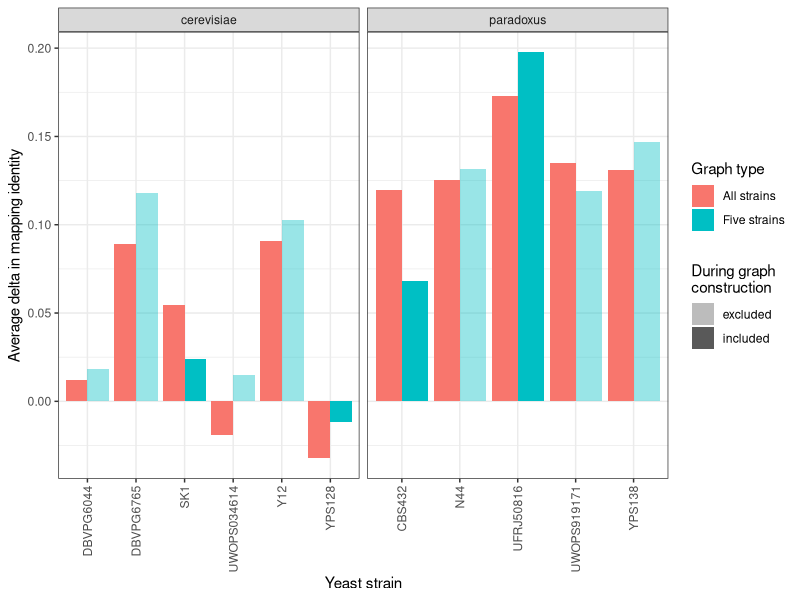
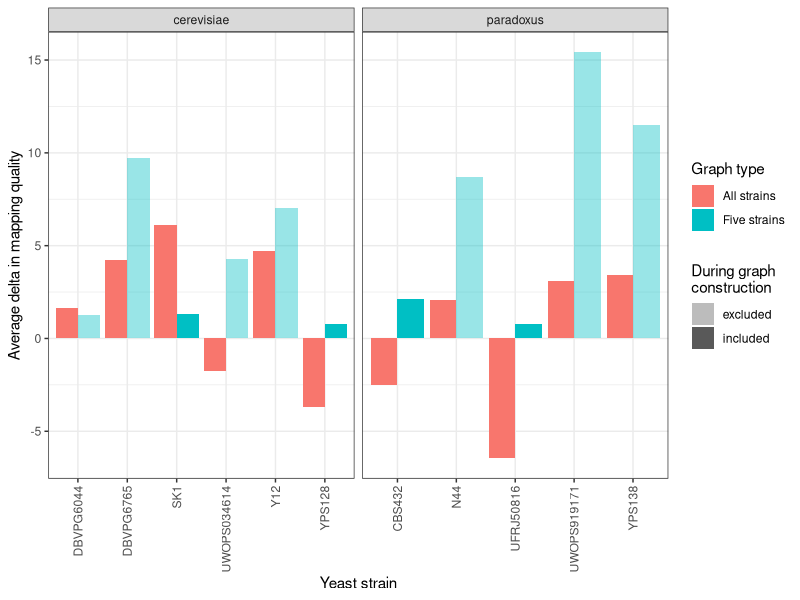
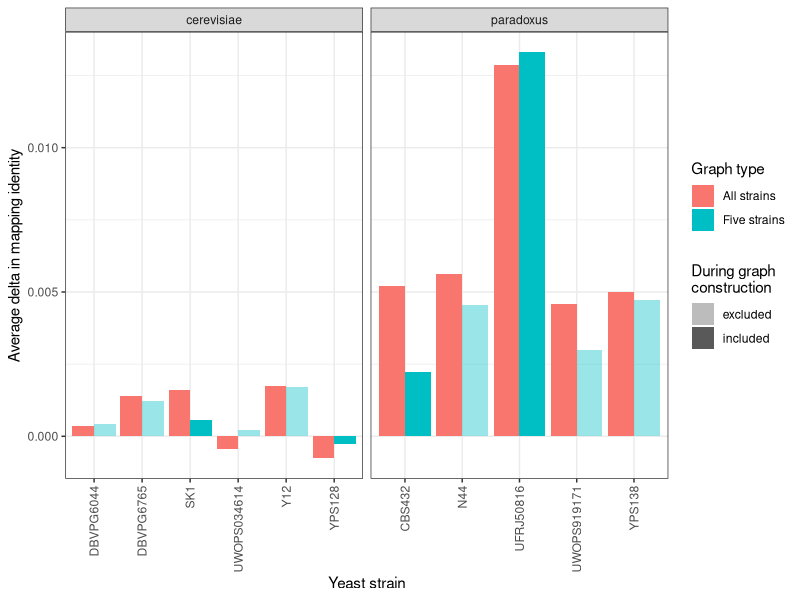
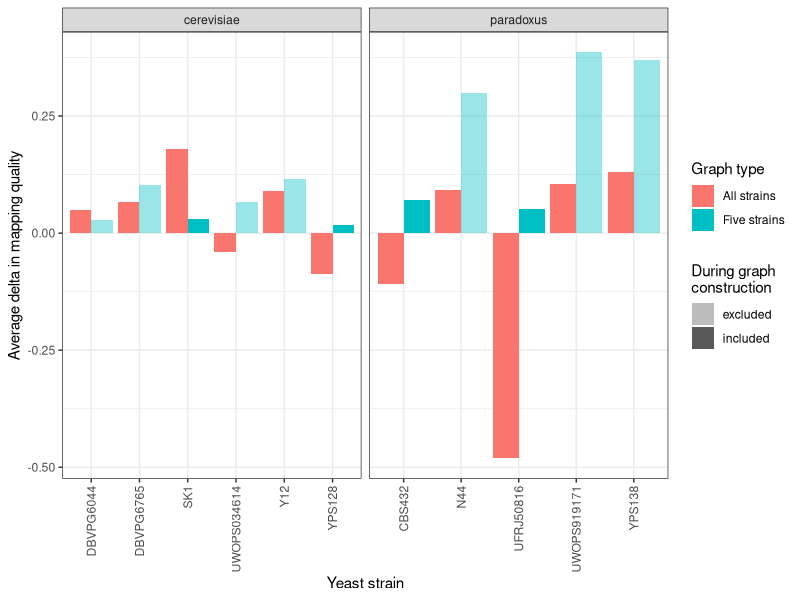

Here is the R script that generated these plots, in order:
library(tidyverse)

########################
#SV genotyping SV reads#
########################

data_four <- read_tsv("data/yeast/four.strains.ids_and_mapqs.different.mean.tsv", col_names=c("strain", "cactus_id", "vcf_id", "linear_id", "cactus_mapq", "vcf_mapq", "linear_mapq"))
data_all <- read_tsv("data/yeast/all.strains.ids_and_mapqs.different.mean.tsv", col_names=c("strain", "cactus_id", "vcf_id", "linear_id", "cactus_mapq", "vcf_mapq", "linear_mapq"))

four <- data_four %>%
  mutate(clade=ifelse(strain %in% c("UWOPS919171","UFRJ50816","YPS138","N44","CBS432"), 'paradoxus', 'cerevisiae')) %>%
  mutate(ingraph=ifelse(strain %in% c("UFRJ50816", "YPS128", "CBS432", "SK1", "S288c"), 'included', 'excluded')) %>%
  mutate(graph = "Five strains")

all <- data_all %>%
  mutate(clade=ifelse(strain %in% c("UWOPS919171","UFRJ50816","YPS138","N44","CBS432"), 'paradoxus', 'cerevisiae')) %>%
  mutate(ingraph='included') %>%
  mutate(graph = "All strains")

total <- rbind(four, all) %>%
  mutate(diff_id = cactus_id - vcf_id) %>%
  mutate(diff_mapq = cactus_mapq - vcf_mapq)

# Mapping identity plot
pdf('pdf/yeast-genotyping-identity-SVregions.pdf', 6, 6)
total %>%
  ggplot(aes(x=strain, y=diff_id, fill=graph, alpha=ingraph)) +
  geom_col(position=position_dodge()) +
  scale_alpha_discrete(range=c(.4, 1)) +
  facet_grid(~clade, scales='free') +
  labs(fill="Graph type", alpha="During graph\nconstruction",
       x="Yeast strain",
       y="Average delta in mapping identity") +
  theme_bw() +
  theme(axis.text.x = element_text(angle = 90, vjust = 0.5, hjust = 1))
dev.off()

pdf('pdf/yeast-genotyping-quality-SVregions.pdf', 6, 6)
total %>%
  ggplot(aes(x=strain, y=diff_mapq, fill=graph, alpha=ingraph)) +
  geom_col(position=position_dodge()) +
  scale_alpha_discrete(range=c(.4, 1)) +
  facet_grid(~clade, scales='free') +
  labs(fill="Graph type", alpha="During graph\nconstruction",
       x="Yeast strain",
       y="Average delta in mapping quality") +
  theme_bw() +
  theme(axis.text.x = element_text(angle = 90, vjust = 0.5, hjust = 1))
dev.off()

mean(total[total$graph == "Five strains", ]$diff_id)
mean(total[total$graph == "All strains", ]$diff_id)

mean(total[total$graph == "Five strains" & total$clade == "cerevisiae", ]$diff_id)
mean(total[total$graph == "Five strains" & total$clade == "paradoxus", ]$diff_id)
mean(total[total$graph == "All strains" & total$clade == "cerevisiae", ]$diff_id)
mean(total[total$graph == "All strains" & total$clade == "paradoxus", ]$diff_id)

mean(total[total$graph == "Five strains", ]$diff_mapq)
mean(total[total$graph == "All strains", ]$diff_mapq)

#########################
#SV genotyping all reads#
#########################

data_four <- read_tsv("data/yeast/four.strains.ids_and_mapqs.mean.tsv", col_names=c("strain", "cactus_id", "vcf_id", "linear_id", "cactus_mapq", "vcf_mapq", "linear_mapq"))
data_all <- read_tsv("data/yeast/all.strains.ids_and_mapqs.mean.tsv", col_names=c("strain", "cactus_id", "vcf_id", "linear_id", "cactus_mapq", "vcf_mapq", "linear_mapq"))

four <- data_four %>%
  mutate(clade=ifelse(strain %in% c("UWOPS919171","UFRJ50816","YPS138","N44","CBS432"), 'paradoxus', 'cerevisiae')) %>%
  mutate(ingraph=ifelse(strain %in% c("UFRJ50816", "YPS128", "CBS432", "SK1", "S288c"), 'included', 'excluded')) %>%
  mutate(graph = "Five strains")

all <- data_all %>%
  mutate(clade=ifelse(strain %in% c("UWOPS919171","UFRJ50816","YPS138","N44","CBS432"), 'paradoxus', 'cerevisiae')) %>%
  mutate(ingraph='included') %>%
  mutate(graph = "All strains")

total <- rbind(four, all) %>%
  mutate(diff_id = cactus_id - vcf_id) %>%
  mutate(diff_mapq = cactus_mapq - vcf_mapq)

# Mapping identity plot
pdf('pdf/yeast-genotyping-identity-allregions.pdf', 6, 6)
total %>%
  ggplot(aes(x=strain, y=diff_id, fill=graph, alpha=ingraph)) +
  geom_col(position=position_dodge()) +
  scale_alpha_discrete(range=c(.4, 1)) +
  facet_grid(~clade, scales='free') +
  labs(fill="Graph type", alpha="During graph\nconstruction",
       x="Yeast strain",
       y="Average delta in mapping identity") +
  theme_bw() +
  theme(axis.text.x = element_text(angle = 90, vjust = 0.5, hjust = 1))
dev.off()

pdf('pdf/yeast-genotyping-quality-allregions.pdf', 6, 6)
total %>%
  ggplot(aes(x=strain, y=diff_mapq, fill=graph, alpha=ingraph)) +
  geom_col(position=position_dodge()) +
  scale_alpha_discrete(range=c(.4, 1)) +
  facet_grid(~clade, scales='free') +
  labs(fill="Graph type", alpha="During graph\nconstruction",
       x="Yeast strain",
       y="Average delta in mapping quality") +
  theme_bw() +
  theme(axis.text.x = element_text(angle = 90, vjust = 0.5, hjust = 1))
dev.off()